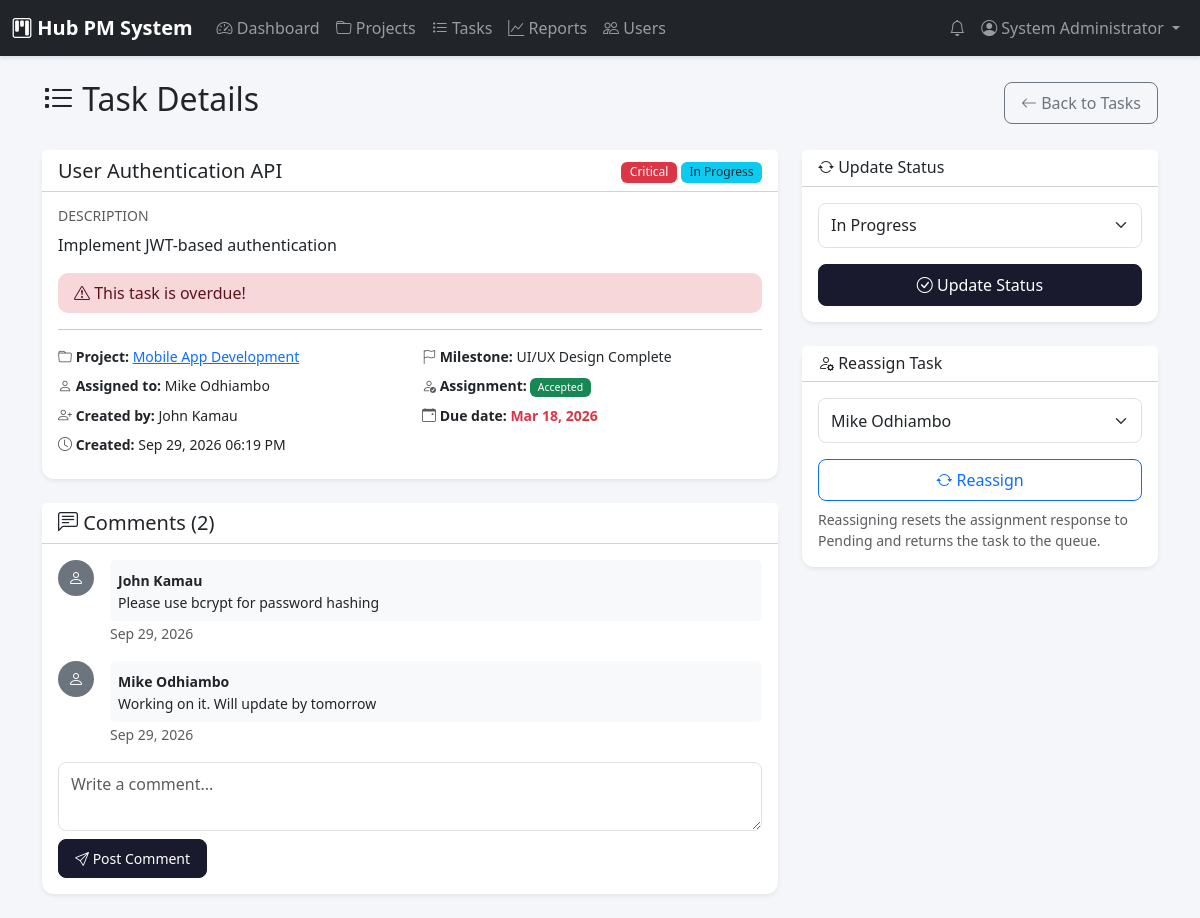
/task_detail.php?id=2 (signed in), run on the app's committed database.
### tables this page shows
CREATE TABLE tasks (
    task_id INT PRIMARY KEY AUTO_INCREMENT,
    project_id INT NOT NULL,
    milestone_id INT NULL,
    title VARCHAR(200) NOT NULL,
    description TEXT,
    status ENUM('Pending', 'In Progress', 'Completed', 'Blocked') DEFAULT 'Pending',
    assignment_status ENUM('Pending', 'Accepted', 'Rejected') NOT NULL DEFAULT 'Pending',
    assignment_responded_at TIMESTAMP NULL,
    rejection_reason TEXT NULL,
    priority ENUM('Low', 'Medium', 'High', 'Critical') DEFAULT 'Medium',
    assigned_to INT NULL,
    created_by INT NOT NULL,
    due_date DATE,
    completed_at TIMESTAMP NULL,
    created_at TIMESTAMP DEFAULT CURRENT_TIMESTAMP,
    updated_at TIMESTAMP DEFAULT CURRENT_TIMESTAMP ON UPDATE CURRENT_TIMESTAMP,
    FOREIGN KEY (project_id) REFERENCES projects(project_id) ON DELETE CASCADE,
    FOREIGN KEY (milestone_id) REFERENCES milestones(milestone_id) ON DELETE SET NULL,
    FOREIGN KEY (assigned_to) REFERENCES users(user_id) ON DELETE SET NULL,
    FOREIGN KEY (created_by) REFERENCES users(user_id)
);

CREATE TABLE projects (
    project_id INT PRIMARY KEY AUTO_INCREMENT,
    title VARCHAR(200) NOT NULL,
    description TEXT,
    start_date DATE NOT NULL,
    end_date DATE NOT NULL,
    manager_id INT NOT NULL,
    status ENUM('Planning', 'Active', 'On Hold', 'Completed', 'Cancelled') DEFAULT 'Planning',
    created_at TIMESTAMP DEFAULT CURRENT_TIMESTAMP,
    updated_at TIMESTAMP DEFAULT CURRENT_TIMESTAMP ON UPDATE CURRENT_TIMESTAMP,
    FOREIGN KEY (manager_id) REFERENCES users(user_id)
);

CREATE TABLE milestones (
    milestone_id INT PRIMARY KEY AUTO_INCREMENT,
    project_id INT NOT NULL,
    title VARCHAR(200) NOT NULL,
    description TEXT,
    due_date DATE NOT NULL,
    status ENUM('Pending', 'In Progress', 'Completed', 'Overdue') DEFAULT 'Pending',
    created_at TIMESTAMP DEFAULT CURRENT_TIMESTAMP,
    FOREIGN KEY (project_id) REFERENCES projects(project_id) ON DELETE CASCADE
);

CREATE TABLE users (
    user_id INT PRIMARY KEY AUTO_INCREMENT,
    username VARCHAR(50) NOT NULL UNIQUE,
    email VARCHAR(100) NOT NULL UNIQUE,
    password_hash VARCHAR(255) NOT NULL,
    full_name VARCHAR(100) NOT NULL,
    role_id INT NOT NULL,
    is_active BOOLEAN DEFAULT TRUE,
    created_at TIMESTAMP DEFAULT CURRENT_TIMESTAMP,
    updated_at TIMESTAMP DEFAULT CURRENT_TIMESTAMP ON UPDATE CURRENT_TIMESTAMP,
    FOREIGN KEY (role_id) REFERENCES roles(role_id)
);

CREATE TABLE comments (
    comment_id INT PRIMARY KEY AUTO_INCREMENT,
    task_id INT NOT NULL,
    user_id INT NOT NULL,
    content TEXT NOT NULL,
    created_at TIMESTAMP DEFAULT CURRENT_TIMESTAMP,
    FOREIGN KEY (task_id) REFERENCES tasks(task_id) ON DELETE CASCADE,
    FOREIGN KEY (user_id) REFERENCES users(user_id)
);

### task_detail.php (the view, shortened to what the rows shown need)
<?php
require_once 'includes/auth.php';
require_once 'includes/functions.php';
$database = new Database();
$db = $database->getConnection();
$user_id = $_SESSION['user_id'];
$task_id = (int)($_GET['id'] ?? 0);
$query = "SELECT t.*, p.title as project_title, p.manager_id,
          m.title as milestone_title,
          assignee.full_name as assignee_name,
          creator.full_name as creator_name
          FROM tasks t
          JOIN projects p ON t.project_id = p.project_id
          LEFT JOIN milestones m ON t.milestone_id = m.milestone_id
          LEFT JOIN users assignee ON t.assigned_to = assignee.user_id
          JOIN users creator ON t.created_by = creator.user_id
          WHERE t.task_id = :task_id";
$stmt = $db->prepare($query);
$stmt->execute([':task_id' => $task_id]);
$task = $stmt->fetch();
$canManage = hasAnyRole(['Administrator', 'Project Manager']);
$canUpdate = $canManage || $task['assigned_to'] == $user_id;
$commentsQuery = "SELECT c.*, u.full_name
                  FROM comments c
                  JOIN users u ON c.user_id = u.user_id
                  WHERE c.task_id = :task_id
                  ORDER BY c.created_at ASC";
$commentsStmt = $db->prepare($commentsQuery);
$commentsStmt->execute([':task_id' => $task_id]);
$comments = $commentsStmt->fetchAll();
$isOverdue = $task['due_date'] && strtotime($task['due_date']) < strtotime('today') && $task['status'] !== 'Completed';
$assignmentStatus = $task['assignment_status'] ?? ASSIGNMENT_PENDING;
?>
<!DOCTYPE html>
<html lang="en">
<head>
    <link href="https://cdn.jsdelivr.net/npm/bootstrap@5.3.0/dist/css/bootstrap.min.css" rel="stylesheet">
    <link href="https://cdn.jsdelivr.net/npm/bootstrap-icons@1.10.0/font/bootstrap-icons.css" rel="stylesheet">
    <link href="assets/css/style.css" rel="stylesheet">
</head>
<body>
    <div class="container py-4">
        <div class="d-flex justify-content-between align-items-center mb-4">
            <h2><i class="bi bi-list-task"></i> Task Details</h2>
        </div>
        <div class="row g-4">
            <div class="col-lg-8">
                <div class="card shadow-sm">
                    <div class="card-header bg-white d-flex justify-content-between align-items-center">
                        <h5 class="mb-0"><?php echo escape($task['title']); ?></h5>
                        <div>
                            <?php echo getPriorityBadge($task['priority']); ?>
                            <?php echo getStatusBadge($task['status']); ?>
                        </div>
                    </div>
                    <div class="card-body">
                        <h6 class="text-muted text-uppercase small">Description</h6>
                        <p><?php echo nl2br(escape($task['description'] ?? '')) ?: '<span class="text-muted">No description provided.</span>'; ?></p>
                        <?php if ($isOverdue): ?>
                        <div class="alert alert-danger py-2">
                            <i class="bi bi-exclamation-triangle"></i> This task is overdue!
                        </div>
                        <?php endif; ?>
                        <hr>
                        <div class="row small">
                            <div class="col-md-6 mb-2">
                                <i class="bi bi-folder text-muted"></i>
                                <strong>Project:</strong>
                                <a href="project_detail.php?id=<?php echo $task['project_id']; ?>">
                                    <?php echo escape($task['project_title']); ?>
                                </a>
                            </div>
                            <div class="col-md-6 mb-2">
                                <i class="bi bi-flag text-muted"></i>
                                <strong>Milestone:</strong>
                                <?php echo escape($task['milestone_title'] ?? 'None'); ?>
                            </div>
                            <div class="col-md-6 mb-2">
                                <i class="bi bi-person text-muted"></i>
                                <strong>Assigned to:</strong>
                                <?php echo escape($task['assignee_name'] ?? 'Unassigned'); ?>
                            </div>
                            <div class="col-md-6 mb-2">
                                <i class="bi bi-person-check text-muted"></i>
                                <strong>Assignment:</strong>
                                <?php echo getAssignmentBadge($assignmentStatus); ?>
                            </div>
                            <div class="col-md-6 mb-2">
                                <i class="bi bi-person-plus text-muted"></i>
                                <strong>Created by:</strong>
                                <?php echo escape($task['creator_name']); ?>
                            </div>
                            <div class="col-md-6 mb-2">
                                <i class="bi bi-calendar-event text-muted"></i>
                                <strong>Due date:</strong>
                                <span class="<?php echo $isOverdue ? 'text-danger fw-bold' : ''; ?>">
                                    <?php echo formatDate($task['due_date']); ?>
                                </span>
                            </div>
                            <div class="col-md-6 mb-2">
                                <i class="bi bi-clock text-muted"></i>
                                <strong>Created:</strong>
                                <?php echo formatDateTime($task['created_at']); ?>
                            </div>
                        </div>
                    </div>
                </div>
                <div class="card shadow-sm mt-4">
                    <div class="card-body">
                        <?php if (empty($comments)): ?>
                            <p class="text-muted text-center py-3">No comments yet. Be the first to comment!</p>
                        <?php else: ?>
                            <?php foreach ($comments as $comment): ?>
                            <div class="d-flex mb-3">
                                <div class="flex-shrink-0">
                                    <div class="bg-secondary text-white rounded-circle d-flex align-items-center justify-content-center" style="width: 36px; height: 36px;">
                                        <i class="bi bi-person"></i>
                                    </div>
                                </div>
                                <div class="flex-grow-1 ms-3">
                                    <div class="bg-light rounded p-2">
                                        <strong class="small"><?php echo escape($comment['full_name']); ?></strong>
                                        <p class="mb-0 small"><?php echo nl2br(escape($comment['content'])); ?></p>
                                    </div>
                                    <small class="text-muted"><?php echo timeAgo($comment['created_at']); ?></small>
                                </div>
                            </div>
                            <?php endforeach; ?>
                        <?php endif; ?>
                    </div>
                </div>
            </div>
            <div class="col-lg-4">
                <?php if ($canUpdate): ?>
                <div class="card shadow-sm">
                    <div class="card-header bg-white">
                        <h6 class="mb-0"><i class="bi bi-arrow-repeat"></i> Update Status</h6>
                    </div>
                    <div class="card-body">
                        <form method="POST">
                            <select name="status" class="form-select mb-3">
                                <?php foreach (['Pending', 'In Progress', 'Completed', 'Blocked'] as $status): ?>
                                <option value="<?php echo $status; ?>" <?php echo $task['status'] === $status ? 'selected' : ''; ?>>
                                    <?php echo $status; ?>
                                </option>
                                <?php endforeach; ?>
                            </select>
                            <button type="submit" class="btn btn-primary w-100">
                                <i class="bi bi-check-circle"></i> Update Status
                            </button>
                        </form>
                    </div>
                </div>
                <?php endif; ?>
                <?php if ($canManage && $task['status'] !== TASK_STATUS_COMPLETED): ?>
                <div class="card shadow-sm mt-4">
                    <div class="card-header bg-white">
                        <h6 class="mb-0"><i class="bi bi-person-gear"></i> Reassign Task</h6>
                    </div>
                    <div class="card-body">
                        <form method="POST">
                            <select name="assigned_to" class="form-select mb-3">
                                <?php foreach (getUsersByRole() as $u): ?>
                                <option value="<?php echo $u['user_id']; ?>" <?php echo $task['assigned_to'] == $u['user_id'] ? 'selected' : ''; ?>>
                                    <?php echo escape($u['full_name']); ?>
                                </option>
                                <?php endforeach; ?>
                            </select>
                            <button type="submit" class="btn btn-outline-primary w-100">
                                <i class="bi bi-arrow-repeat"></i> Reassign
                            </button>
                            <small class="text-muted d-block mt-2">
                                Reassigning resets the assignment response to Pending and returns the task to the queue.
                            </small>
                        </form>
                    </div>
                </div>
                <?php endif; ?>
            </div>
        </div>
    </div>
</body>
</html>

### includes/functions.php (shortened to what the rows shown need)
<?php
function escape($string) {
    return htmlspecialchars($string ?? '', ENT_QUOTES, 'UTF-8');
}
function formatDate($date, $format = 'M d, Y') {
    return date($format, strtotime($date));
}
function formatDateTime($datetime, $format = 'M d, Y h:i A') {
    return date($format, strtotime($datetime));
}
function timeAgo($datetime) {
    $timestamp = strtotime($datetime);
    $difference = time() - $timestamp;
    if ($difference < 60) {
        return 'Just now';
    } elseif ($difference < 3600) {
        $minutes = floor($difference / 60);
        return $minutes . ' minute' . ($minutes > 1 ? 's' : '') . ' ago';
    } elseif ($difference < 86400) {
        $hours = floor($difference / 3600);
        return $hours . ' hour' . ($hours > 1 ? 's' : '') . ' ago';
    } elseif ($difference < 604800) {
        $days = floor($difference / 86400);
        return $days . ' day' . ($days > 1 ? 's' : '') . ' ago';
    } else {
        return formatDate($datetime);
    }
}
function getStatusBadge($status) {
    $classes = [
        'Pending' => 'bg-warning text-dark',
        'In Progress' => 'bg-info text-dark',
        'Completed' => 'bg-success',
        'Blocked' => 'bg-danger',
        'Planning' => 'bg-secondary',
        'Active' => 'bg-primary',
        'On Hold' => 'bg-warning text-dark',
        'Cancelled' => 'bg-dark',
        'Overdue' => 'bg-danger'
    ];
    $class = $classes[$status] ?? 'bg-secondary';
    return '<span class="badge ' . $class . '">' . escape($status) . '</span>';
}
function getPriorityBadge($priority) {
    $classes = [
        'Low' => 'bg-success',
        'Medium' => 'bg-info text-dark',
        'High' => 'bg-warning text-dark',
        'Critical' => 'bg-danger'
    ];
    $class = $classes[$priority] ?? 'bg-secondary';
    return '<span class="badge ' . $class . '">' . escape($priority) . '</span>';
}
function getAssignmentBadge($status) {
    $labels = [
        ASSIGNMENT_PENDING => 'Awaiting Response',
        ASSIGNMENT_ACCEPTED => 'Accepted',
        ASSIGNMENT_REJECTED => 'Rejected'
    ];
    $classes = [
        ASSIGNMENT_PENDING => 'bg-secondary',
        ASSIGNMENT_ACCEPTED => 'bg-success',
        ASSIGNMENT_REJECTED => 'bg-danger'
    ];
    $label = $labels[$status] ?? 'Awaiting Response';
    $class = $classes[$status] ?? 'bg-secondary';
    return '<span class="badge ' . $class . '">' . escape($label) . '</span>';
}
function getUsersByRole($roleName = null) {
    $database = new Database();
    $db = $database->getConnection();
    if ($roleName) {
        $query = "SELECT u.* FROM users u
                  JOIN roles r ON u.role_id = r.role_id
                  WHERE r.role_name = :role_name AND u.is_active = 1
                  ORDER BY u.full_name";
        $stmt = $db->prepare($query);
        $stmt->bindParam(':role_name', $roleName);
    } else {
        $query = "SELECT u.* FROM users u
                  WHERE u.is_active = 1
                  ORDER BY u.full_name";
        $stmt = $db->prepare($query);
    }
    $stmt->execute();
    return $stmt->fetchAll();
}
?>

### data on the page
tasks: title "User Authentication API", priority "Critical", status "In Progress", description "Implement JWT-based authentication", project.title "Mobile App Development", milestone.title "UI/UX Design Complete", assigned_to.full_name "Mike Odhiambo", assignment_status "Accepted", created_by.full_name "John Kamau", due_date "Mar 18, 2026", created_at "Sep 29, 2026 06:19 PM", assigned_to "Mike Odhiambo"
comments: user.full_name "John Kamau", content "Please use bcrypt for password hashing", created_at "Sep 29, 2026"
comments: user.full_name "Mike Odhiambo", content "Working on it. Will update by tomorrow", created_at "Sep 29, 2026"

### other printed values
APP_NAME "Hub PM System"
$_SESSION['full_name'] "System Administrator"
count($comments) "2"
